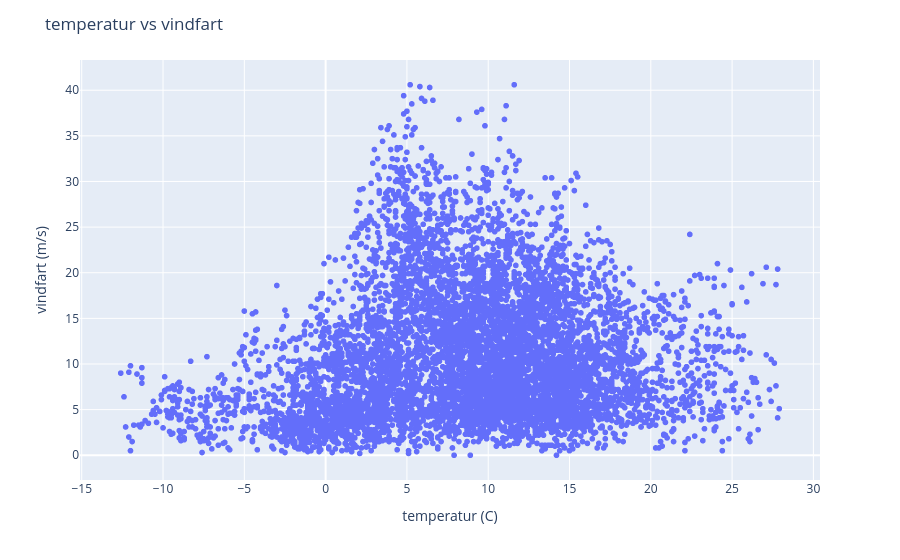

The notebook cell this image was saved under:
### Code cell
# visualiserer temperatur og vindfart via scatter
fig = px.scatter(weather_df, "temperature", "wind_speed")
fig.update_layout(title="temperatur vs vindfart", xaxis_title="temperatur (C)",
                  yaxis_title="vindfart (m/s)")
fig.show()

### Figure 1 — Plotly figure (JSON) as saved in the notebook; plotly's stock layout.template omitted (floating-point values rounded to 4 significant figures; data arrays with more than 128 entries replaced by an {"elided": "..."} marker saying what was removed)
{"data": [{"hovertemplate": "temperature=%{x}<br>wind_speed=%{y}<extra></extra>", "legendgroup": "", "marker": {"color": "#636efa", "symbol": "circle"}, "mode": "markers", "name": "", "showlegend": false, "type": "scattergl", "x": {"elided": "7507 float values"}, "xaxis": "x", "y": {"elided": "7507 float values"}, "yaxis": "y"}], "layout": {"legend": {"tracegroupgap": 0}, "margin": {"t": 60}, "title": {"text": "temperatur vs vindfart"}, "xaxis": {"anchor": "y", "domain": [0, 1], "title": {"text": "temperatur (C)"}}, "yaxis": {"anchor": "x", "domain": [0, 1], "title": {"text": "vindfart (m/s)"}}}}
